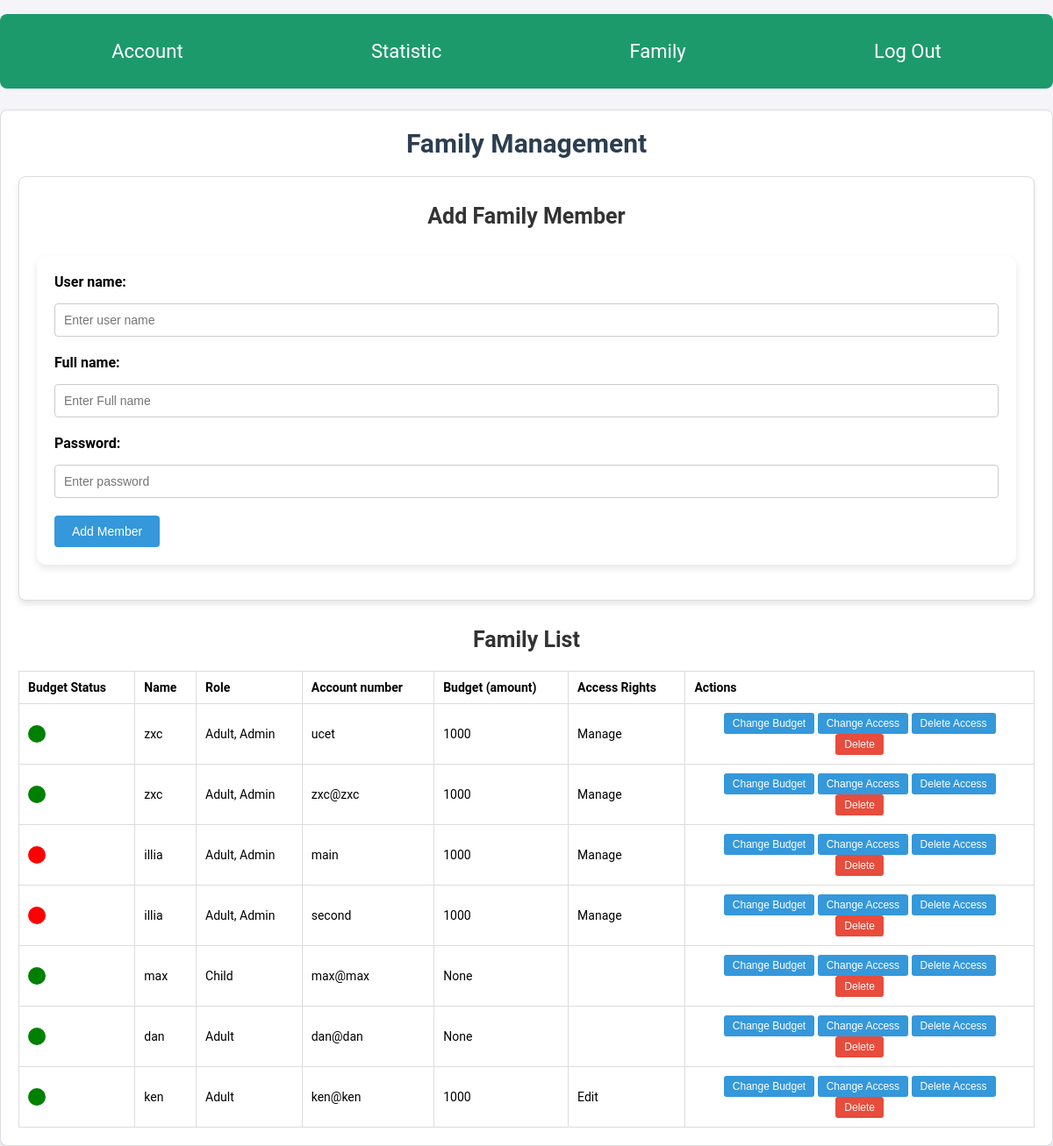
The page /auth/family (signed in) on the database its author committed.
### tables this page shows
CREATE TABLE User (
user_id INTEGER PRIMARY KEY AUTOINCREMENT, username TEXT UNIQUE NOT NULL, fullName TEXT NOT NULL, email TEXT UNIQUE, creationDate DATE DEFAULT (CURRENT_DATE), password TEXT NOT NULL);

### app/views/auth.py (the view, shortened to what this page needs)
@auth.route('/auth/family', methods=["GET", "POST"])
@authentication
def family():
    session_user = get_user_data(session['user'])
    list_of_users = get_all_users()
    list_of_users = get_all_users()
    return render_template("/mainpage/family.html",
                           session_user=session_user,
                           role=session_user.get_roles(), is_limit_exceeded=is_limit_exceeded,
                           right=session_user.get_rights(), users=list_of_users)

### app/modules/User.py (called while the page is built)
    def get_roles(self):
        return self.roles

    def get_rights(self):
        return self.accessRights

    def add_role(self,role):
        self.roles.append(role)

### app/service/transaction_service.py (called while the page is built)
def get_account_info(user_id):
    conn = sqlite3.connect('database/data.db')
    cursor = conn.cursor()
    if isinstance(user_id, tuple):
        user_id = user_id[0]
    try:
        accounts = cursor.execute('''SELECT name,balance,account_id FROM Account WHERE user_id = ?''', (user_id,)).fetchall()
        conn.commit()
    except sqlite3.Error as e:
        print(f" function account info: {e}")
    conn.close()
    return accounts

def get_account_summary(account_id):
    conn = sqlite3.connect('database/data.db')
    cursor = conn.cursor()
    if isinstance(account_id, tuple):
        account_id = account_id[0]
    try:
        income = cursor.execute("""
            SELECT SUM(amount)
            FROM Transactions
            WHERE type = 'income' AND to_account_id = ?
        """, (account_id,)).fetchone()[0] or 0
        outcome = cursor.execute("""
            SELECT SUM(amount)
            FROM Transactions
            WHERE type = 'outcome' AND from_account_id = ?
        """, (account_id,)).fetchone()[0] or 0
    except sqlite3.Error as e:
        print(f"Error calculating income and outcome: {e}")
        income, outcome = 0, 0
    finally:
        conn.close()
    return {"income": income, "outcome": outcome}

### app/views/auth.py (called while the page is built)
def authentication(f):
    @wraps(f)
    def wraper(*args, **kwargs):
        if 'user' in session:
            return f(*args, **kwargs)
        else:
            return redirect('/homepage/sign_in')
    return wraper

def is_limit_exceeded(user_id):
    outcome = get_account_summary(get_account_info(user_id)[0][2])["outcome"]
    budget = get_user_data(user_id).budget
    if budget and outcome:
        return outcome > budget
    else:
        print(f"is limit exceeded error: budget = {budget}, outcome = {outcome}")

### app/templates/mainpage/family.html (shortened to what this page needs)
{% extends 'main.html' %}
{%block content%}
<section id="family">
    <h1>Family Management</h1>
    <div class="hidden-form" id="add-family-member">
    {% if "Admin" in role %}
      <h2>Add Family Member</h2>
      <form method="POST" id="add-member-form" class="form-container">
        <label for="user-name">User name: </label>
        <input type="text" name="username" id="user-name" placeholder="Enter user name" required>
        <label for="fullname">Full name:</label>
        <input type="text" name="fullname" id="fullname" placeholder="Enter Full name" required>
        <label for="password">Password: </label>
        <input type="password" name="password" id="password" placeholder="Enter password" required>
        <button type="submit" class="btn" name="action" value="add_member">Add Member</button>
      </form>
    </div>
    {% endif %}
    <div class="family-list">
      <h2>Family List</h2>
      <table>
        <thead>
        <tr>
          <th>Budget Status</th>
          <th>Name</th>
          <th>Role</th>
          <th>Account number</th>
          <th>Budget (amount)</th>
          <th>Access Rights</th>
          <th>Actions</th>
        </tr>
        </thead>
        {% for user in users %}
        <tbody>
        <tr>
          <td><div class="circle {% if is_limit_exceeded(user.uid) %}red{% else %}green{% endif %}"></div></td>
          <td>{{user.fullname}}</td>
          <td>{{user.roles | join(', ') }}</td>
          <td>{{user.account}}</td>
          <td>{% if "Admin" in role or session_user.uid == user.uid or "Child" in user.roles %} {{user.budget}} {% endif %}</td>
          <td>{% if "Admin" in role or session_user.uid == user.uid or "Child" in user.roles %} {{user.accessRights | join(', ') }} {% endif %}</td>
          <td>
            {% if "Admin" in role or "Manage" in right%}
                <button class="edit-budget" data-userid="{{ user.uid }}" >Change Budget</button>
                <button class="edit-access" data-userid="{{ user.uid }}" >Change Access</button>
                <button class="delete-access" data-userid="{{ user.uid }}" >Delete Access</button>
              <form method="POST">
                <button class="btn delete" data-userid="{{ user.uid }}" name="action" value="delete_member"  >Delete</button>
              </form>
            {% endif %}
        </td>
      </tr>
        </tbody>
        {%endfor%}
    </div>
  </section>
{%endblock%}

### app/static/css/style.css (style rules this page uses)
:root { --font-size: 20px }
* { margin: 0; padding: 0; box-sizing: border-box; }
body { font-family: "Roboto", sans-serif; margin:auto; background-color: #f4f4f9; max-width: 1200px; clear: both; }
.circle { width: 20px; height: 20px; border-radius: 50%; display:inline-block }
.red { background-color: red; }
.green { background-color: green; }
td { justify-items:center; }
section,.hidden-form { background: #fff; border: 1px solid #ddd; padding: 20px; border-radius: 8px; box-shadow: 0 4px 6px rgba(0, 0, 0, 0.1); margin-top: 20px; }
section h1 { text-align: center; color: #2c3e50; margin-bottom: 5px; font-size: 30px; }
h2 { font-size: 25px; margin-bottom: 8px; line-height: 2.0; color: #333333; text-align: center; }
.form-container { background-color: #ffffff; padding: 20px; border-radius: 10px; box-shadow: 0 4px 8px rgba(0, 0, 0, 0.1); width: 100%; max-width: 1200px; margin: 20px auto; text-align: left; }
label { display: block; margin-bottom: 10px; font-weight: bold; }
input, select { width: 100%; padding: 10px; font-size: 14px; margin-top: 5px; margin-bottom: 20px; border: 1px solid #ccc; border-radius: 4px; }
button { padding: 10px 20px; font-size: 14px; color: #fff; background-color: #3498db; border: none; border-radius: 4px; cursor: pointer; }
button.delete ,button.delete-transaction, button.delete_account { background-color: #e74c3c; }
.transaction-history, .family-list { background: #fff; margin-top: 20px; }
.transaction-history table, table { width: 100%; border-collapse: collapse; margin-top: 10px; }
.transaction-history th, .transaction-history td, th, td { border: 1px solid #ddd; padding: 10px; text-align: left; font-size: 14px; }
.transaction-history td button , td button { padding: 5px 10px; font-size: 12px; color: #fff; border: none; border-radius: 3px; cursor: pointer; }
.transaction-history td button.edit, td button { background-color: #3498db; }

### rows shown on the page
User: fullname "zxc", roles "Adult, Admin", account "ucet", budget "1000", accessRights "Manage", account "zxc@zxc"
User: fullname "illia", roles "Adult, Admin", account "main", budget "1000", accessRights "Manage", account "second"
User: fullname "max", roles "Child", account "max@max", budget "None"
User: fullname "dan", roles "Adult", account "dan@dan", budget "None"
User: fullname "ken", roles "Adult", account "ken@ken", budget "1000", accessRights "Edit"
